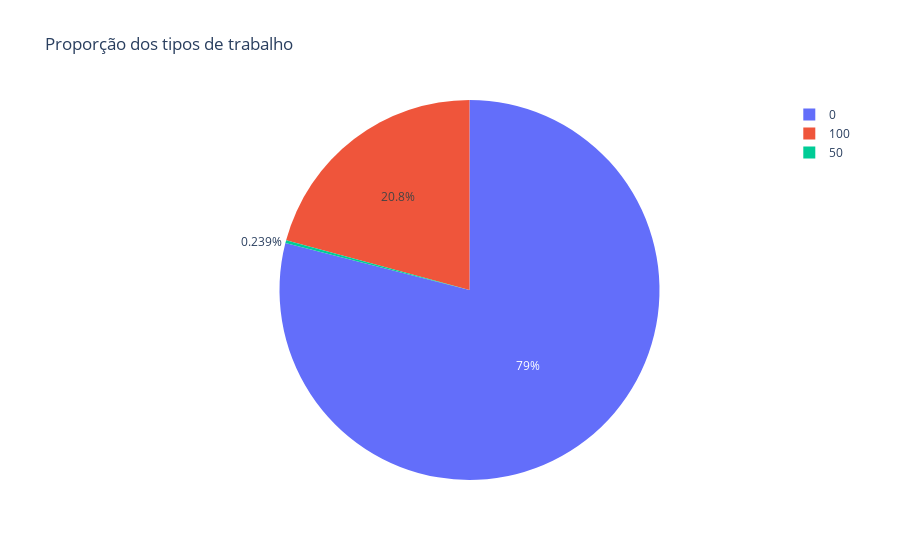

The cell this chart's notebook holds for it:
### Code cell
remoto_contagem = df['remoto'].value_counts().reset_index()
remoto_contagem.columns = ['tipo_trabalho', 'quantidade']

fig = px.pie(remoto_contagem,
   names='tipo_trabalho',
   values='quantidade',
   title='Proporção dos tipos de trabalho'

)

fig.show()

### Figure 1 — Plotly figure (JSON) as saved in the notebook; plotly's stock layout.template omitted (floating-point values rounded to 4 significant figures)
{"data": [{"domain": {"x": [0, 1], "y": [0, 1]}, "hovertemplate": "tipo_trabalho=%{label}<br>quantidade=%{value}<extra></extra>", "labels": [0, 100, 50], "legendgroup": "", "name": "", "showlegend": true, "type": "pie", "values": [105312, 27718, 319]}], "layout": {"legend": {"tracegroupgap": 0}, "title": {"text": "Proporção dos tipos de trabalho"}}}
